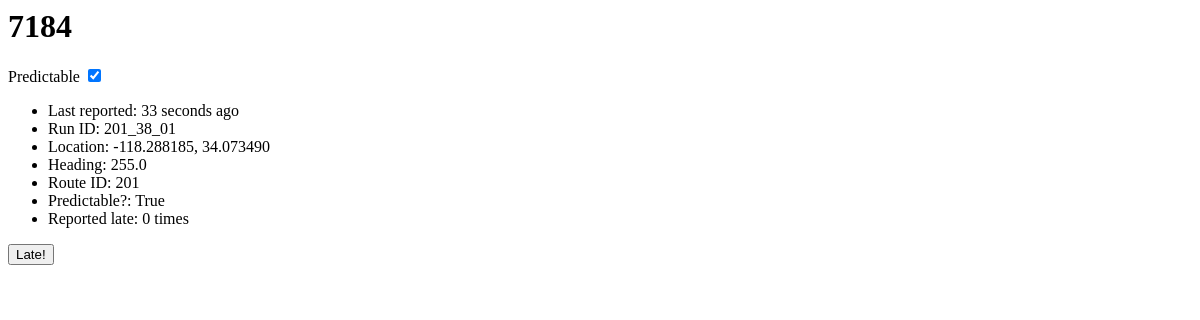
The page /locations/4/ on the database as committed earlier.
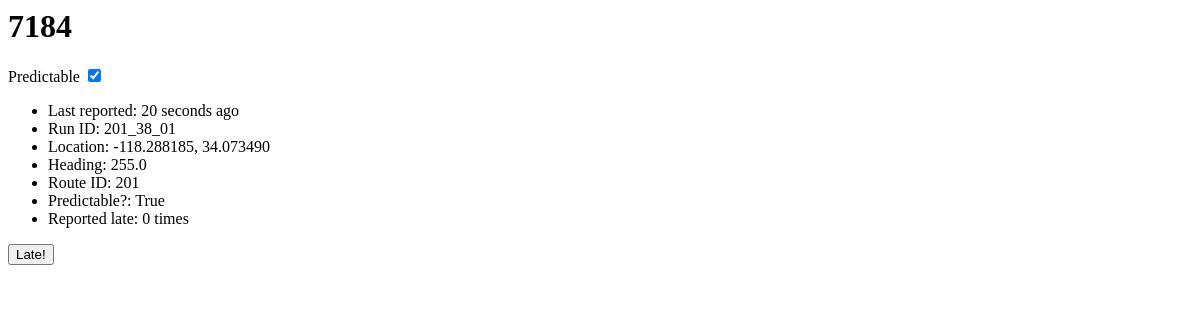
The same page on the database as committed later.
### locations/models.py (models this page shows, shortened)
class Vehicle(models.Model):
    seconds_since_report = models.IntegerField()
    run_id = models.CharField(max_length=50)
    longitude = models.DecimalField(max_digits=9, decimal_places=6)
    heading = models.DecimalField(max_digits=4, decimal_places=1)
    route_id = models.CharField(max_length=50)
    predictable = models.BooleanField()
    latitude = models.DecimalField(max_digits=9, decimal_places=6)
    vehicle_id = models.CharField(max_length=50)
    votes = models.IntegerField(default=0)
    def was_reported_recently(self):
        return 0 <= self.seconds_since_report <= 30
    was_reported_recently.admin_order_field = 'seconds_since_report'
    was_reported_recently.boolean = True
    was_reported_recently.short_description = 'Predictable?'

### locations/views.py (the view)
# urls.py: url(r'^(?P<pk>\d+)/$', views.DetailView.as_view(), name='detail'),
class DetailView(generic.DetailView):
    model = Vehicle
    template_name = 'locations/detail.html'
    def get_queryset(self):
        return Vehicle.objects.filter(seconds_since_report__gt=0)

### locations/templates/locations/detail.html (shortened to what this page needs)
<h1> {{ vehicle.vehicle_id }} </h1>
<label> Predictable
  <input type="checkbox" {% if vehicle.predictable %} checked {% endif %} />
</label>
<ul>
  <li>Last reported: {{ vehicle.seconds_since_report }} seconds ago</li>
  <li>Run ID: {{ vehicle.run_id }}</li>
  <li>Location: {{ vehicle.longitude }}, {{ vehicle.latitude }}</li>
  <li>Heading: {{ vehicle.heading }}</li>
  <li>Route ID: {{ vehicle.route_id }}</li>
  <li>Predictable?: {{ vehicle.predictable }}</li>
  <li>Reported late: {{ vehicle.votes }} times</li>
</ul>
<form action="{% url 'locations:vote' vehicle.id %}" method="post">
  <input type="submit" value="Late!" />
</form>

Rows that differ between the two databases and show on the page:
changed Vehicle "True": seconds_since_report "33" → "20"
